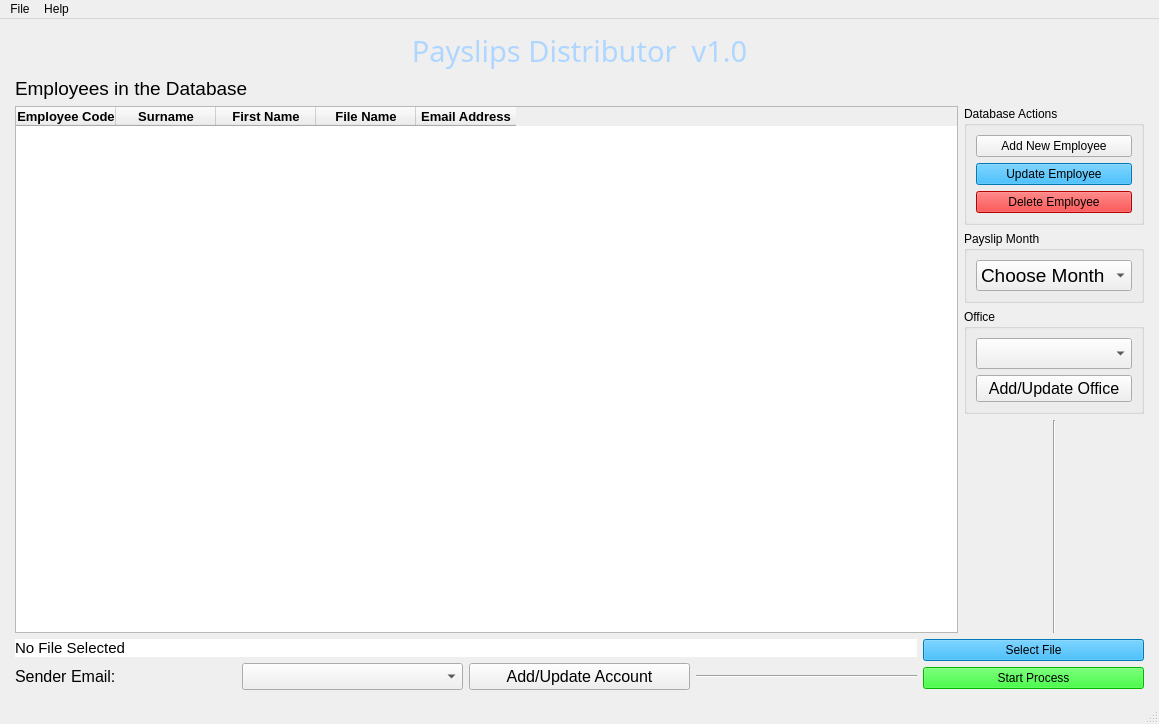
<?xml version="1.0" encoding="UTF-8"?>
<ui version="4.0">
 <class>main_window</class>
 <widget class="QMainWindow" name="main_window">
  <property name="geometry">
   <rect>
    <x>0</x>
    <y>0</y>
    <width>1159</width>
    <height>724</height>
   </rect>
  </property>
  <property name="windowTitle">
   <string>MainWindow</string>
  </property>
  <widget class="QWidget" name="centralwidget">
   <layout class="QGridLayout" name="gridLayout_4">
    <property name="leftMargin">
     <number>15</number>
    </property>
    <property name="topMargin">
     <number>12</number>
    </property>
    <property name="rightMargin">
     <number>15</number>
    </property>
    <property name="bottomMargin">
     <number>12</number>
    </property>
    <item row="0" column="0">
     <widget class="QLabel" name="lbl_title">
      <property name="font">
       <font>
        <family>Bauhaus 93</family>
        <pointsize>22</pointsize>
       </font>
      </property>
      <property name="layoutDirection">
       <enum>Qt::LeftToRight</enum>
      </property>
      <property name="styleSheet">
       <string notr="true">color: rgb(170, 170, 255);
color: rgb(175, 214, 255);</string>
      </property>
      <property name="text">
       <string>Payslips Distributor  v1.0</string>
      </property>
      <property name="alignment">
       <set>Qt::AlignCenter</set>
      </property>
     </widget>
    </item>
    <item row="1" column="0">
     <layout class="QGridLayout" name="gridLayout_2">
      <item row="1" column="1" colspan="3">
       <layout class="QVBoxLayout" name="verticalLayout_4">
        <item>
         <widget class="QGroupBox" name="groupBox">
          <property name="title">
           <string>Database Actions</string>
          </property>
          <layout class="QVBoxLayout" name="verticalLayout">
           <item>
            <widget class="QPushButton" name="btn_add_new_employee">
             <property name="styleSheet">
              <string notr="true">font: 12pt &quot;MS Shell Dlg 2&quot;;</string>
             </property>
             <property name="text">
              <string>Add New Employee</string>
             </property>
            </widget>
           </item>
           <item>
            <widget class="QPushButton" name="btn_update_employee">
             <property name="autoFillBackground">
              <bool>false</bool>
             </property>
             <property name="styleSheet">
              <string notr="true">background-color: rgb(0, 170, 255);
font: 12pt &quot;MS Shell Dlg 2&quot;;</string>
             </property>
             <property name="text">
              <string>Update Employee</string>
             </property>
            </widget>
           </item>
           <item>
            <widget class="QPushButton" name="btn_delete">
             <property name="styleSheet">
              <string notr="true">background-color: rgb(255, 0, 0);
font: 12pt &quot;MS Shell Dlg 2&quot;;</string>
             </property>
             <property name="text">
              <string>Delete Employee</string>
             </property>
            </widget>
           </item>
          </layout>
         </widget>
        </item>
        <item>
         <widget class="QGroupBox" name="groupBox_2">
          <property name="title">
           <string>Payslip Month</string>
          </property>
          <layout class="QVBoxLayout" name="verticalLayout_2">
           <item>
            <widget class="QComboBox" name="cbx_month">
             <property name="font">
              <font>
               <pointsize>14</pointsize>
              </font>
             </property>
             <item>
              <property name="text">
               <string>Choose Month</string>
              </property>
             </item>
             <item>
              <property name="text">
               <string>January</string>
              </property>
             </item>
             <item>
              <property name="text">
               <string>February</string>
              </property>
             </item>
             <item>
              <property name="text">
               <string>March</string>
              </property>
             </item>
             <item>
              <property name="text">
               <string>April</string>
              </property>
             </item>
             <item>
              <property name="text">
               <string>May</string>
              </property>
             </item>
             <item>
              <property name="text">
               <string>June</string>
              </property>
             </item>
             <item>
              <property name="text">
               <string>July</string>
              </property>
             </item>
             <item>
              <property name="text">
               <string>August</string>
              </property>
             </item>
             <item>
              <property name="text">
               <string>September</string>
              </property>
             </item>
             <item>
              <property name="text">
               <string>October</string>
              </property>
             </item>
             <item>
              <property name="text">
               <string>November</string>
              </property>
             </item>
             <item>
              <property name="text">
               <string>December</string>
              </property>
             </item>
            </widget>
           </item>
          </layout>
         </widget>
        </item>
        <item>
         <widget class="QGroupBox" name="groupBox_3">
          <property name="title">
           <string>Office</string>
          </property>
          <layout class="QVBoxLayout" name="verticalLayout_3">
           <item>
            <widget class="QComboBox" name="cbx_office">
             <property name="font">
              <font>
               <pointsize>14</pointsize>
              </font>
             </property>
             <property name="editable">
              <bool>false</bool>
             </property>
             <property name="insertPolicy">
              <enum>QComboBox::InsertAlphabetically</enum>
             </property>
            </widget>
           </item>
           <item>
            <widget class="QPushButton" name="btn_update_office">
             <property name="font">
              <font>
               <pointsize>12</pointsize>
              </font>
             </property>
             <property name="text">
              <string>Add/Update Office</string>
             </property>
            </widget>
           </item>
          </layout>
         </widget>
        </item>
       </layout>
      </item>
      <item row="1" column="0" rowspan="2">
       <widget class="QTableWidget" name="table_widget">
        <property name="sizeAdjustPolicy">
         <enum>QAbstractScrollArea::AdjustIgnored</enum>
        </property>
        <property name="selectionMode">
         <enum>QAbstractItemView::SingleSelection</enum>
        </property>
        <property name="selectionBehavior">
         <enum>QAbstractItemView::SelectRows</enum>
        </property>
        <property name="rowCount">
         <number>0</number>
        </property>
        <attribute name="verticalHeaderStretchLastSection">
         <bool>false</bool>
        </attribute>
        <column>
         <property name="text">
          <string>Employee Code</string>
         </property>
         <property name="font">
          <font>
           <pointsize>10</pointsize>
           <weight>75</weight>
           <bold>true</bold>
          </font>
         </property>
        </column>
        <column>
         <property name="text">
          <string>Surname</string>
         </property>
         <property name="font">
          <font>
           <pointsize>10</pointsize>
           <weight>75</weight>
           <bold>true</bold>
          </font>
         </property>
        </column>
        <column>
         <property name="text">
          <string>First Name</string>
         </property>
         <property name="font">
          <font>
           <pointsize>10</pointsize>
           <weight>75</weight>
           <bold>true</bold>
          </font>
         </property>
        </column>
        <column>
         <property name="text">
          <string>File Name</string>
         </property>
         <property name="font">
          <font>
           <pointsize>10</pointsize>
           <weight>75</weight>
           <bold>true</bold>
          </font>
         </property>
        </column>
        <column>
         <property name="text">
          <string>Email Address</string>
         </property>
         <property name="font">
          <font>
           <pointsize>10</pointsize>
           <weight>75</weight>
           <bold>true</bold>
          </font>
         </property>
        </column>
       </widget>
      </item>
      <item row="2" column="1">
       <spacer name="verticalSpacer">
        <property name="orientation">
         <enum>Qt::Vertical</enum>
        </property>
        <property name="sizeHint" stdset="0">
         <size>
          <width>20</width>
          <height>58</height>
         </size>
        </property>
       </spacer>
      </item>
      <item row="0" column="0">
       <widget class="QLabel" name="lbl_database">
        <property name="font">
         <font>
          <pointsize>14</pointsize>
          <weight>50</weight>
          <bold>false</bold>
         </font>
        </property>
        <property name="text">
         <string>Employees in the Database</string>
        </property>
       </widget>
      </item>
      <item row="2" column="2">
       <widget class="Line" name="line_2">
        <property name="orientation">
         <enum>Qt::Vertical</enum>
        </property>
       </widget>
      </item>
     </layout>
    </item>
    <item row="2" column="0">
     <layout class="QGridLayout" name="gridLayout_3">
      <item row="0" column="0" colspan="4">
       <widget class="QLabel" name="lbl_file_path">
        <property name="font">
         <font>
          <family>MS Shell Dlg 2</family>
          <pointsize>11</pointsize>
          <weight>50</weight>
          <italic>false</italic>
          <bold>false</bold>
         </font>
        </property>
        <property name="styleSheet">
         <string notr="true">background-color: rgb(255, 255, 255);
font: 11pt &quot;MS Shell Dlg 2&quot;;</string>
        </property>
        <property name="text">
         <string>No File Selected</string>
        </property>
       </widget>
      </item>
      <item row="0" column="4" rowspan="2">
       <layout class="QGridLayout" name="gridLayout">
        <item row="0" column="0">
         <widget class="QPushButton" name="btn_select_file">
          <property name="autoFillBackground">
           <bool>false</bool>
          </property>
          <property name="styleSheet">
           <string notr="true">background-color: rgb(0, 170, 255);
font: 12pt &quot;MS Shell Dlg 2&quot;;</string>
          </property>
          <property name="text">
           <string>Select File</string>
          </property>
         </widget>
        </item>
        <item row="1" column="0">
         <widget class="QPushButton" name="btn_start">
          <property name="styleSheet">
           <string notr="true">background-color: rgb(0, 255, 0);
font: 12pt &quot;MS Shell Dlg 2&quot;;</string>
          </property>
          <property name="text">
           <string>Start Process</string>
          </property>
         </widget>
        </item>
       </layout>
      </item>
      <item row="1" column="0">
       <widget class="QLabel" name="lbl_sender">
        <property name="font">
         <font>
          <pointsize>12</pointsize>
         </font>
        </property>
        <property name="text">
         <string>Sender Email:</string>
        </property>
       </widget>
      </item>
      <item row="1" column="1">
       <widget class="QComboBox" name="cbx_account">
        <property name="font">
         <font>
          <pointsize>12</pointsize>
         </font>
        </property>
        <property name="insertPolicy">
         <enum>QComboBox::InsertAlphabetically</enum>
        </property>
       </widget>
      </item>
      <item row="1" column="2">
       <widget class="QPushButton" name="btn_update_account">
        <property name="font">
         <font>
          <pointsize>12</pointsize>
         </font>
        </property>
        <property name="text">
         <string>Add/Update Account</string>
        </property>
       </widget>
      </item>
      <item row="1" column="3">
       <widget class="Line" name="line">
        <property name="orientation">
         <enum>Qt::Horizontal</enum>
        </property>
       </widget>
      </item>
     </layout>
    </item>
   </layout>
  </widget>
  <widget class="QMenuBar" name="menubar">
   <property name="geometry">
    <rect>
     <x>0</x>
     <y>0</y>
     <width>1159</width>
     <height>26</height>
    </rect>
   </property>
   <widget class="QMenu" name="menuFile">
    <property name="title">
     <string>File</string>
    </property>
    <widget class="QMenu" name="menuAdd_New">
     <property name="title">
      <string>Add New</string>
     </property>
     <addaction name="file_add_employee"/>
     <addaction name="file_add_account"/>
     <addaction name="file_add_office"/>
    </widget>
    <addaction name="file_open"/>
    <addaction name="menuAdd_New"/>
    <addaction name="file_edit_message"/>
    <addaction name="file_exit"/>
   </widget>
   <widget class="QMenu" name="menuHelp">
    <property name="title">
     <string>Help</string>
    </property>
    <addaction name="help_about"/>
   </widget>
   <addaction name="menuFile"/>
   <addaction name="menuHelp"/>
  </widget>
  <widget class="QStatusBar" name="statusbar">
   <property name="enabled">
    <bool>true</bool>
   </property>
  </widget>
  <action name="file_open">
   <property name="icon">
    <iconset>
     <normaloff>resources/file-open.png</normaloff>resources/file-open.png</iconset>
   </property>
   <property name="text">
    <string>Open</string>
   </property>
   <property name="toolTip">
    <string>Open a new payslip file</string>
   </property>
   <property name="shortcut">
    <string>Ctrl+O</string>
   </property>
  </action>
  <action name="file_exit">
   <property name="icon">
    <iconset>
     <normaloff>resources/file-exit.png</normaloff>resources/file-exit.png</iconset>
   </property>
   <property name="text">
    <string>Exit</string>
   </property>
  </action>
  <action name="actionFind">
   <property name="text">
    <string>Find</string>
   </property>
  </action>
  <action name="actionCopy">
   <property name="icon">
    <iconset>
     <normaloff>resources/edit-copy.png</normaloff>resources/edit-copy.png</iconset>
   </property>
   <property name="text">
    <string>Copy</string>
   </property>
  </action>
  <action name="actionPaste">
   <property name="icon">
    <iconset>
     <normaloff>resources/edit-paste.png</normaloff>resources/edit-paste.png</iconset>
   </property>
   <property name="text">
    <string>Paste</string>
   </property>
  </action>
  <action name="actionCut">
   <property name="icon">
    <iconset>
     <normaloff>resources/edit-cut.png</normaloff>resources/edit-cut.png</iconset>
   </property>
   <property name="text">
    <string>Cut</string>
   </property>
  </action>
  <action name="help_about">
   <property name="text">
    <string>About</string>
   </property>
  </action>
  <action name="actionData_Entry">
   <property name="text">
    <string>Staff List</string>
   </property>
  </action>
  <action name="actionAccounts_List">
   <property name="text">
    <string>Accounts List</string>
   </property>
  </action>
  <action name="actionMessage">
   <property name="text">
    <string>Message</string>
   </property>
  </action>
  <action name="actionEdit_Message">
   <property name="text">
    <string>Edit Message</string>
   </property>
  </action>
  <action name="file_edit_message">
   <property name="text">
    <string>Edit Message</string>
   </property>
  </action>
  <action name="file_add_employee">
   <property name="text">
    <string>Employee</string>
   </property>
  </action>
  <action name="file_add_account">
   <property name="text">
    <string>Account</string>
   </property>
  </action>
  <action name="file_add_office">
   <property name="text">
    <string>Office</string>
   </property>
  </action>
 </widget>
 <resources/>
 <connections/>
</ui>
